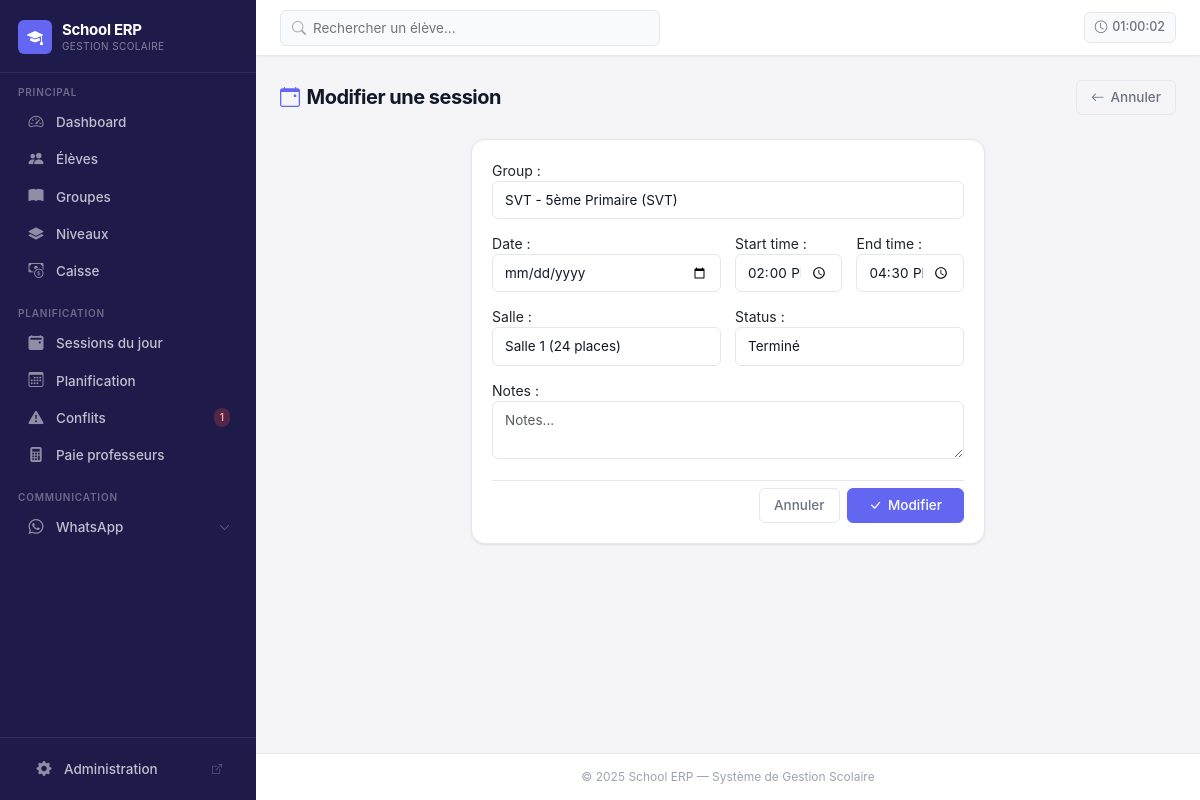
/sessions/1/edit/ (signed in), run on the app's committed database.
### core/models.py (models this page shows, shortened)
class Session(models.Model):
    STATUS_CHOICES = [
        ('PLANNED', 'Prévu'),
        ('DONE', 'Terminé'),
        ('CANCELLED', 'Annulé'),
    ]
    group = models.ForeignKey(CourseGroup, on_delete=models.CASCADE, related_name='sessions')
    schedule = models.ForeignKey(CourseGroupSchedule, on_delete=models.SET_NULL, null=True, blank=True, related_name='sessions')
    date = models.DateField()
    start_time = models.TimeField()
    end_time = models.TimeField()
    room = models.ForeignKey(
        Room,
        on_delete=models.PROTECT,
        related_name='sessions',
        verbose_name='Salle'
    )
    substitute_teacher = models.ForeignKey(
        Teacher,
        on_delete=models.SET_NULL,
        null=True,
        blank=True,
        related_name='substitute_sessions',
        verbose_name="Enseignant remplaçant"
    )
    status = models.CharField(max_length=10, choices=STATUS_CHOICES, default='PLANNED')
    notes = models.TextField(blank=True)
    is_manually_edited = models.BooleanField(default=False, verbose_name="Modifié manuellement")
    created_at = models.DateTimeField(auto_now_add=True)
    class Meta:
        verbose_name = 'Session'
        verbose_name_plural = 'Sessions'
        ordering = ['-date', 'start_time']
        indexes = [
            models.Index(fields=['date']),
        ]

### core/views.py (the view)
# urls.py: path('sessions/<int:session_id>/edit/', views.session_edit, name='session_edit'),
@require_http_methods(['GET', 'POST'])
def session_edit(request, session_id):
    session = get_object_or_404(Session, pk=session_id)
    if request.method == 'POST':
        form = SessionForm(request.POST, instance=session)
        if form.is_valid():
            s = form.save(commit=False)
            try:
                s.is_manually_edited = True
                s.full_clean()
                s.save()
            except Exception as e:
                form.add_error(None, str(e))
            else:
                return render(request, 'core/session_form_saved.html', {'session': s})
    else:
        form = SessionForm(instance=session)
    return render(request, 'core/session_form.html', {'form': form, 'action': 'Modifier', 'session': session})

### core/forms.py (shortened to what this page needs)
class SessionForm(forms.ModelForm):
    room = forms.ModelChoiceField(
        queryset=Room.objects.filter(is_active=True),
        required=True,
        widget=forms.Select(attrs={'class': 'form-select'}),
        label="Salle"
    )
    class Meta:
        model = Session
        fields = ['group', 'date', 'start_time', 'end_time', 'room', 'status', 'notes']
        widgets = {
            'group': forms.Select(attrs={'class': 'form-select'}),
            'date': forms.DateInput(attrs={'type': 'date', 'class': 'form-control'}),
            'start_time': forms.TimeInput(attrs={'type': 'time', 'class': 'form-control'}),
            'end_time': forms.TimeInput(attrs={'type': 'time', 'class': 'form-control'}),
            'status': forms.Select(attrs={'class': 'form-select'}),
            'notes': forms.Textarea(attrs={'class': 'form-control', 'rows': 2, 'placeholder': 'Notes...'}),
        }

### core/context_processors.py (called while the page is built)
def conflicts_count(request):
    CACHE_KEY = 'sidebar_conflict_count'
    CACHE_TTL = getattr(settings, 'CONFLICT_CACHE_TTL', 30)  # seconds
    count = cache.get(CACHE_KEY)
    if count is None:
        try:
            from .utils import detect_all_conflicts
            data = detect_all_conflicts()
            count = len(data.get('schedule_conflicts', []))
        except Exception:
            count = 0
        cache.set(CACHE_KEY, count, CACHE_TTL)
    return {'conflict_count': count}

### core/models.py (called while the page is built)
    def __str__(self):
        return f"{self.name} ({self.capacity} places)"

    def __str__(self):
        return f"{self.name} ({self.subject})"

### core/templatetags/nav_active.py (called while the page is built)
@register.simple_tag(takes_context=True)
def active_if(context, *names):
    request = context.get("request")
    if not request or not request.resolver_match:
        return ""
    return "active" if request.resolver_match.url_name in names else ""

### templates/core/session_form.html (shortened to what this page needs)
{% extends 'core/base.html' %}
{% block content %}
<div class="page-header d-flex align-items-center justify-content-between">
  <div>
    <h1 class="page-title">
      <i class="bi bi-calendar-event me-2" style="color:var(--primary);"></i>{{ action }} une session
    </h1>
  </div>
  <a href="{% url 'core:sessions_schedule' %}" class="btn btn-outline-secondary">
    <i class="bi bi-arrow-left"></i> Annuler
  </a>
</div>
<div class="row justify-content-center">
  <div class="col-lg-7">
    <div class="card">
      <div class="card-body">
        <form method="post" id="sessionForm">
          <div class="mb-3">
            {{ form.group.label_tag }}
            {{ form.group }}
          </div>
          <div class="row g-3 mb-3">
            <div class="col-md-6">{{ form.date.label_tag }}{{ form.date }}</div>
            <div class="col-md-3">{{ form.start_time.label_tag }}{{ form.start_time }}</div>
            <div class="col-md-3">{{ form.end_time.label_tag }}{{ form.end_time }}</div>
          </div>
          <div class="row g-3 mb-3">
            <div class="col-md-6">{{ form.room.label_tag }}{{ form.room }}</div>
            <div class="col-md-6">{{ form.status.label_tag }}{{ form.status }}</div>
          </div>
          <div class="mb-4">{{ form.notes.label_tag }}{{ form.notes }}</div>
          <div class="d-flex justify-content-end gap-2 pt-2" style="border-top:1px solid var(--border);">
            <a href="{% url 'core:sessions_schedule' %}" class="btn btn-outline-secondary">Annuler</a>
            <button class="btn btn-primary px-4" type="submit">
              <i class="bi bi-check-lg"></i> {{ action }}
            </button>
          </div>
        </form>
      </div>
    </div>
  </div>
</div>
{% endblock %}

### templates/core/base.html (style rules this page uses)
:root { --font-sans: 'Inter', system-ui, -apple-system, sans-serif; --primary: #6366f1; --primary-dark: #4f46e5; --primary-light: #e0e7ff; --primary-rgb: 99, 102, 241; --sidebar-bg: #1e1b4b; --sidebar-hover: rgba(255, 255, 255, 0.07); --sidebar-active: rgba(99, 102, 241, 0.25); --sidebar-text: rgba(255, 255, 255, 0.72); --sidebar-text-active: #ffffff; --sidebar-accent: #6366f1; --sidebar-width: 256px; --body-bg: #f5f5f7; --surface: #ffffff; --surface-alt: #f9fafb; --border: #e5e7eb; --border-focus: #6366f1; --text-primary: #111827; --text-secondary: #6b7280; --text-muted: #9ca3af; --success: #10b981; --warning: #f59e0b; --danger: #ef4444; --info: #3b82f6; --shadow-xs: 0 1px 2px rgba(0, 0, 0, 0.04); --shadow-sm: 0 1px 3px rgba(0, 0, 0, 0.06), 0 1px 2px rgba(0, 0, 0, 0.04); --shadow-md: 0 4px 6px rgba(0, 0, 0, 0.05), 0 2px 4px rgba(0, 0, 0, 0.04); --shadow-lg: 0 10px 15px rgba(0, 0, 0, 0.05), 0 4px 6px rgba(0, 0, 0, 0.04); --radius-sm: 6px; --radius-md: 10px; --radius-lg: 14px; --radius-xl: 18px; }
*, *::before, *::after { box-sizing: border-box; }
html, body { height: 100%; font-family: var(--font-sans); font-size: 14px; background: var(--body-bg); color: var(--text-primary); -webkit-font-smoothing: antialiased; }
.page-header { margin-bottom: 24px; }
.page-title { font-size: 20px; font-weight: 700; color: var(--text-primary); letter-spacing: -0.025em; margin: 0; }
.card { background: var(--surface); border: 1px solid var(--border); border-radius: var(--radius-lg); box-shadow: var(--shadow-sm); transition: box-shadow 0.2s, transform 0.2s; }
.card-body { padding: 20px; }
.btn { font-family: var(--font-sans); font-size: 13.5px; font-weight: 500; border-radius: var(--radius-sm); padding: 7px 14px; transition: all 0.15s; display: inline-flex; align-items: center; gap: 6px; line-height: 1.4; border: 1px solid transparent; }
.btn-primary { background: var(--primary); border-color: var(--primary); color: #ffffff; }
.btn-outline-secondary { background: transparent; border-color: var(--border); color: var(--text-secondary); }
.form-control, .form-select { font-size: 13.5px; border: 1px solid var(--border); border-radius: var(--radius-sm); padding: 8px 12px; background: var(--surface); color: var(--text-primary); transition: border-color 0.15s, box-shadow 0.15s; }

### data on the page
Session: group "SVT - 5ème Primaire (SVT)", start_time "14:00:00", end_time "16:30:00", room "Salle 1 (24 places)", status "Terminé"

### other printed values
{{ conflict_count }} "1"
{{ action }} "Modifier"
